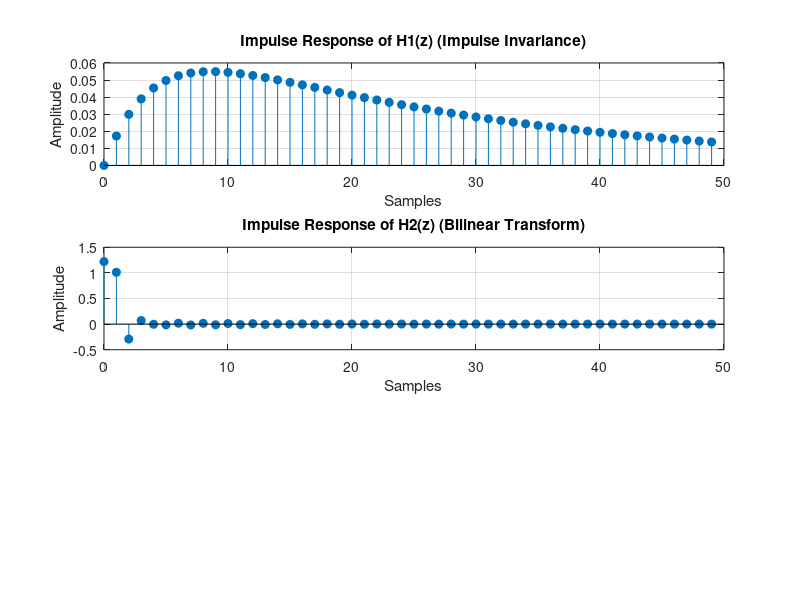

This chart was generated by the following MATLAB code: (Note: this script raises an error after producing the figure.)
% Define the analogue filter transfer function H0(s)
num = [2]; % Numerator coefficients
den = [1 3 1]; % Denominator coefficients (s^2 + 3s + 2)

% Calculate the poles and zeros of the analogue filter
[z, p, k] = tf2zp(num, den); % Zeros, poles, and gain
disp('Zeros of H0(s):');
disp(z);
disp('Poles of H0(s):');
disp(p);

% Convert to IIR digital filter using impulse invariance
fs = 10; % Sampling frequency
[bd1, ad1] = impinvar(num, den, fs); % Digital filter coefficients for H1(z)

% Convert to IIR digital filter using bilinear transform
[bd2, ad2] = bilinear(num, den, fs); % Digital filter coefficients for H2(z)

% Calculate the impulse responses
[impulse_response_H1, t1] = impz(bd1, ad1, 50); % Impulse response for H1(z)
[impulse_response_H2, t2] = impz(bd2, ad2, 50); % Impulse response for H2(z)

% Plot the impulse responses
figure;

subplot(3, 1, 1);
stem(t1, impulse_response_H1, 'filled');
title('Impulse Response of H1(z) (Impulse Invariance)');
xlabel('Samples');
ylabel('Amplitude');
grid on;

subplot(3, 1, 2);
stem(t2, impulse_response_H2, 'filled');
title('Impulse Response of H2(z) (Bilinear Transform)');
xlabel('Samples');
ylabel('Amplitude');
grid on;

% Calculate the impulse response of the analogue filter H0(s)
impulse_length = 50; % Length of impulse response
impulse = [1; zeros(impulse_length-1, 1)]; % Create an impulse signal
impulse_response_H0 = lsim(num, impulse, t1); % Impulse response for H0(s)

subplot(3, 1, 3);
stem(0:impulse_length-1, impulse_response_H0(1:impulse_length), 'filled');
title('Impulse Response of H0(s)');
xlabel('Samples');
ylabel('Amplitude');
grid on;

% Compare the responses
disp('Comparison of Impulse Responses:');
disp('H1(z) Impulse Response:');
disp(impulse_response_H1);
disp('H2(z) Impulse Response:');
disp(impulse_response_H2);
disp('H0(s) Impulse Response:');
disp(impulse_response_H0(1:impulse_length));
